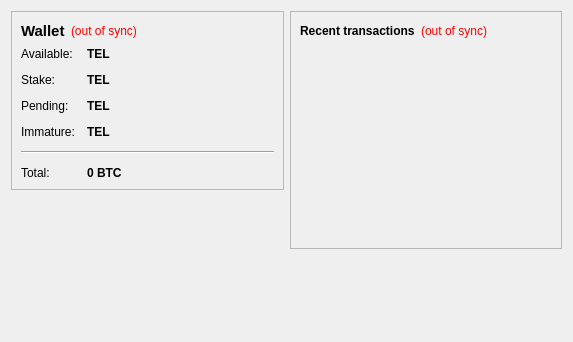
<?xml version="1.0" encoding="UTF-8"?>
<ui version="4.0">
 <class>OverviewPage</class>
 <widget class="QWidget" name="OverviewPage">
  <property name="geometry">
   <rect>
    <x>0</x>
    <y>0</y>
    <width>573</width>
    <height>342</height>
   </rect>
  </property>
  <property name="windowTitle">
   <string>Form</string>
  </property>
  <layout class="QHBoxLayout" name="horizontalLayout" stretch="1,1">
   <item>
    <layout class="QVBoxLayout" name="verticalLayout_2">
     <item>
      <widget class="QFrame" name="frame">
       <property name="frameShape">
        <enum>QFrame::StyledPanel</enum>
       </property>
       <property name="frameShadow">
        <enum>QFrame::Raised</enum>
       </property>
       <layout class="QVBoxLayout" name="verticalLayout_4">
        <item>
         <layout class="QHBoxLayout" name="horizontalLayout_4">
          <item>
           <widget class="QLabel" name="label_5">
            <property name="font">
             <font>
              <pointsize>11</pointsize>
              <weight>75</weight>
              <bold>true</bold>
             </font>
            </property>
            <property name="text">
             <string>Wallet</string>
            </property>
           </widget>
          </item>
          <item>
           <widget class="QLabel" name="labelWalletStatus">
            <property name="toolTip">
             <string>The displayed information may be out of date. Your wallet automatically synchronizes with the Telemetry network after a connection is established, but this process has not completed yet.</string>
            </property>
            <property name="styleSheet">
             <string notr="true">QLabel { color: red; }</string>
            </property>
            <property name="text">
             <string notr="true">(out of sync)</string>
            </property>
            <property name="alignment">
             <set>Qt::AlignLeading|Qt::AlignLeft|Qt::AlignVCenter</set>
            </property>
           </widget>
          </item>
          <item>
           <spacer name="horizontalSpacer_2">
            <property name="orientation">
             <enum>Qt::Horizontal</enum>
            </property>
            <property name="sizeHint" stdset="0">
             <size>
              <width>40</width>
              <height>20</height>
             </size>
            </property>
           </spacer>
          </item>
         </layout>
        </item>
        <item>
         <layout class="QFormLayout" name="formLayout_2">
          <property name="fieldGrowthPolicy">
           <enum>QFormLayout::AllNonFixedFieldsGrow</enum>
          </property>
          <property name="horizontalSpacing">
           <number>12</number>
          </property>
          <property name="verticalSpacing">
           <number>12</number>
          </property>
          <item row="0" column="0">
           <widget class="QLabel" name="label">
            <property name="text">
             <string>Available:</string>
            </property>
           </widget>
          </item>
          <item row="0" column="1">
           <widget class="QLabel" name="labelBalance">
            <property name="font">
             <font>
              <weight>75</weight>
              <bold>true</bold>
             </font>
            </property>
            <property name="cursor">
             <cursorShape>IBeamCursor</cursorShape>
            </property>
            <property name="toolTip">
             <string>Your current spendable balance</string>
            </property>
            <property name="text">
             <string notr="true">TEL</string>
            </property>
            <property name="textInteractionFlags">
             <set>Qt::LinksAccessibleByMouse|Qt::TextSelectableByKeyboard|Qt::TextSelectableByMouse</set>
            </property>
           </widget>
          </item>
          <item row="1" column="0">
           <widget class="QLabel" name="label_6">
            <property name="text">
             <string>Stake:</string>
            </property>
           </widget>
          </item>
          <item row="1" column="1">
           <widget class="QLabel" name="labelStake">
            <property name="font">
             <font>
              <weight>75</weight>
              <bold>true</bold>
             </font>
            </property>
            <property name="cursor">
             <cursorShape>IBeamCursor</cursorShape>
            </property>
            <property name="toolTip">
             <string>Total of coins that was staked, and do not yet count toward the current balance</string>
            </property>
            <property name="text">
             <string notr="true">TEL</string>
            </property>
            <property name="textInteractionFlags">
             <set>Qt::LinksAccessibleByMouse|Qt::TextSelectableByKeyboard|Qt::TextSelectableByMouse</set>
            </property>
           </widget>
          </item>
          <item row="2" column="0">
           <widget class="QLabel" name="label_3">
            <property name="text">
             <string>Pending:</string>
            </property>
           </widget>
          </item>
          <item row="2" column="1">
           <widget class="QLabel" name="labelUnconfirmed">
            <property name="font">
             <font>
              <weight>75</weight>
              <bold>true</bold>
             </font>
            </property>
            <property name="cursor">
             <cursorShape>IBeamCursor</cursorShape>
            </property>
            <property name="toolTip">
             <string>Total of transactions that have yet to be confirmed, and do not yet count toward the current balance</string>
            </property>
            <property name="text">
             <string notr="true">TEL</string>
            </property>
            <property name="textInteractionFlags">
             <set>Qt::LinksAccessibleByMouse|Qt::TextSelectableByKeyboard|Qt::TextSelectableByMouse</set>
            </property>
           </widget>
          </item>
          <item row="3" column="0">
           <widget class="QLabel" name="labelImmatureText">
            <property name="text">
             <string>Immature:</string>
            </property>
           </widget>
          </item>
          <item row="3" column="1">
           <widget class="QLabel" name="labelImmature">
            <property name="font">
             <font>
              <weight>75</weight>
              <bold>true</bold>
             </font>
            </property>
            <property name="toolTip">
             <string>Mined balance that has not yet matured</string>
            </property>
            <property name="text">
             <string notr="true">TEL</string>
            </property>
            <property name="textInteractionFlags">
             <set>Qt::LinksAccessibleByMouse|Qt::TextSelectableByKeyboard|Qt::TextSelectableByMouse</set>
            </property>
           </widget>
          </item>
          <item row="4" column="0" colspan="2">
           <widget class="Line" name="line">
            <property name="orientation">
             <enum>Qt::Horizontal</enum>
            </property>
           </widget>
          </item>
          <item row="5" column="0">
           <widget class="QLabel" name="labelTotalText">
            <property name="text">
             <string>Total:</string>
            </property>
           </widget>
          </item>
          <item row="5" column="1">
           <widget class="QLabel" name="labelTotal">
            <property name="font">
             <font>
              <weight>75</weight>
              <bold>true</bold>
             </font>
            </property>
            <property name="cursor">
             <cursorShape>IBeamCursor</cursorShape>
            </property>
            <property name="toolTip">
             <string>Your current total balance</string>
            </property>
            <property name="text">
             <string notr="true">0 BTC</string>
            </property>
            <property name="textInteractionFlags">
             <set>Qt::LinksAccessibleByMouse|Qt::TextSelectableByKeyboard|Qt::TextSelectableByMouse</set>
            </property>
           </widget>
          </item>
         </layout>
        </item>
       </layout>
      </widget>
     </item>
     <item>
      <spacer name="verticalSpacer">
       <property name="orientation">
        <enum>Qt::Vertical</enum>
       </property>
       <property name="sizeHint" stdset="0">
        <size>
         <width>20</width>
         <height>40</height>
        </size>
       </property>
      </spacer>
     </item>
    </layout>
   </item>
   <item>
    <layout class="QVBoxLayout" name="verticalLayout_3">
     <item>
      <widget class="QFrame" name="frame_2">
       <property name="frameShape">
        <enum>QFrame::StyledPanel</enum>
       </property>
       <property name="frameShadow">
        <enum>QFrame::Raised</enum>
       </property>
       <layout class="QVBoxLayout" name="verticalLayout">
        <item>
         <layout class="QHBoxLayout" name="horizontalLayout_2">
          <item>
           <widget class="QLabel" name="label_4">
            <property name="text">
             <string>&lt;b&gt;Recent transactions&lt;/b&gt;</string>
            </property>
           </widget>
          </item>
          <item>
           <widget class="QLabel" name="labelTransactionsStatus">
            <property name="toolTip">
             <string>The displayed information may be out of date. Your wallet automatically synchronizes with the Telemetry network after a connection is established, but this process has not completed yet.</string>
            </property>
            <property name="styleSheet">
             <string notr="true">QLabel { color: red; }</string>
            </property>
            <property name="text">
             <string notr="true">(out of sync)</string>
            </property>
            <property name="alignment">
             <set>Qt::AlignRight|Qt::AlignTrailing|Qt::AlignVCenter</set>
            </property>
           </widget>
          </item>
          <item>
           <spacer name="horizontalSpacer">
            <property name="orientation">
             <enum>Qt::Horizontal</enum>
            </property>
            <property name="sizeHint" stdset="0">
             <size>
              <width>40</width>
              <height>20</height>
             </size>
            </property>
           </spacer>
          </item>
         </layout>
        </item>
        <item>
         <widget class="QListView" name="listTransactions">
          <property name="styleSheet">
           <string notr="true">QListView { background: transparent; }</string>
          </property>
          <property name="frameShape">
           <enum>QFrame::NoFrame</enum>
          </property>
          <property name="verticalScrollBarPolicy">
           <enum>Qt::ScrollBarAlwaysOff</enum>
          </property>
          <property name="horizontalScrollBarPolicy">
           <enum>Qt::ScrollBarAlwaysOff</enum>
          </property>
          <property name="selectionMode">
           <enum>QAbstractItemView::NoSelection</enum>
          </property>
         </widget>
        </item>
       </layout>
      </widget>
     </item>
     <item>
      <spacer name="verticalSpacer_2">
       <property name="orientation">
        <enum>Qt::Vertical</enum>
       </property>
       <property name="sizeHint" stdset="0">
        <size>
         <width>20</width>
         <height>40</height>
        </size>
       </property>
      </spacer>
     </item>
    </layout>
   </item>
  </layout>
 </widget>
 <resources/>
 <connections/>
</ui>
